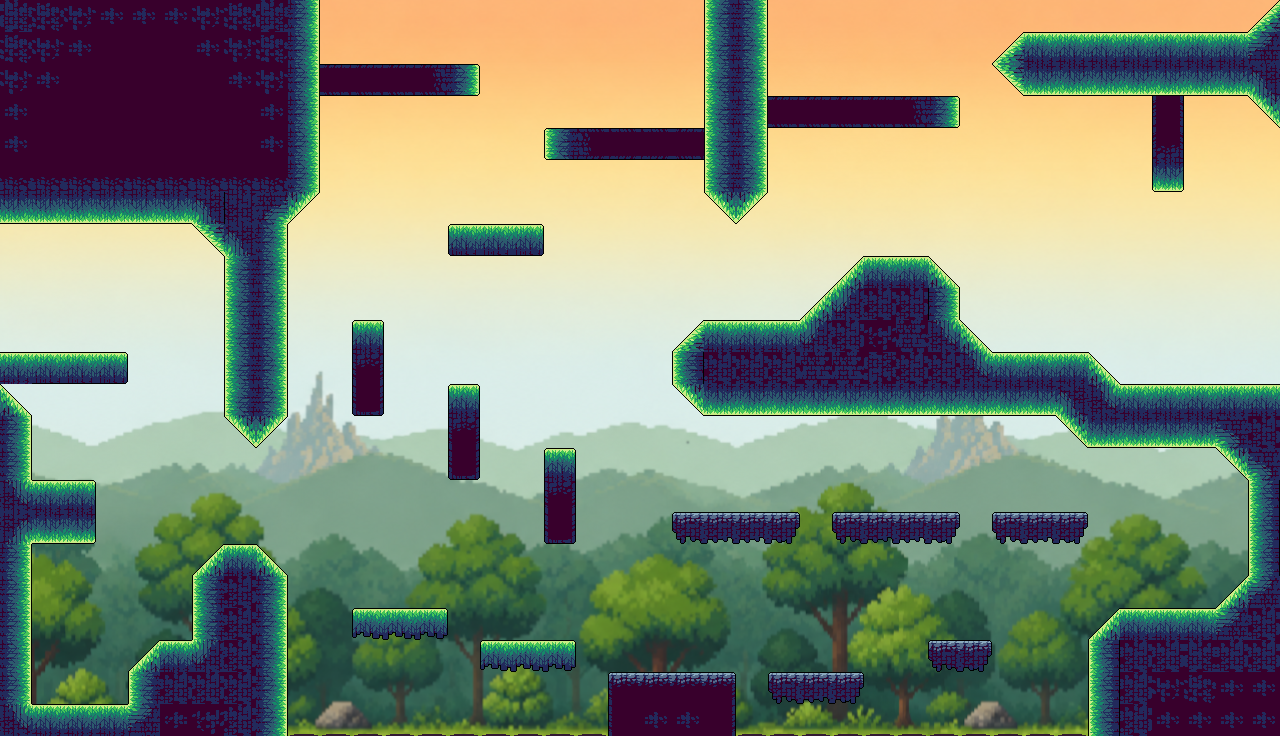

The image is a tile-based game level rendered from a .tmx file. Its description and source (layers, tilesets, objects; grid data summarised) follow:
An orthogonal 40x23 tile map with 32x32 px tiles, 1 tile layer (Capa de patrones 1), 3 tilesets, 1 image layer and 72 objects (70x Platform).

<map version="1.10" tiledversion="1.12.1" orientation="orthogonal" renderorder="right-down" width="40" height="23" tilewidth="32" tileheight="32" infinite="0" nextlayerid="3" nextobjectid="1">
 <tileset firstgid="1" name="Tileset_Tierra" tilewidth="32" tileheight="32" tilecount="96" columns="12">
  <image source="../Mapas/Tileset_tierra.png" width="384" height="256" />
  <tile id="0">
   <objectgroup>
    <object id="1" type="Platform" x="0" y="0" width="32" height="32" />
   </objectgroup>
  </tile>
  <tile id="1">
   <objectgroup draworder="index" id="2">
    <object id="1" type="Platform" x="0" y="0" width="32" height="32" />
   </objectgroup>
  </tile>
  <tile id="2">
   <objectgroup>
    <object id="1" type="Platform" x="0" y="0" width="32" height="32" />
   </objectgroup>
  </tile>
  <tile id="3">
   <objectgroup>
    <object id="1" type="Platform" x="0" y="0" width="32" height="32" />
   </objectgroup>
  </tile>
  <tile id="4">
   <objectgroup>
    <object id="1" type="Platform" x="0" y="0" width="32" height="32" />
   </objectgroup>
  </tile>
  <tile id="5">
   <objectgroup>
    <object id="1" type="Platform" x="0" y="0" width="32" height="32" />
   </objectgroup>
  </tile>
  <tile id="6">
   <objectgroup>
    <object id="1" type="Platform" x="0" y="0" width="32" height="32" />
   </objectgroup>
  </tile>
  <tile id="7">
   <objectgroup>
    <object id="1" type="Platform" x="0" y="0" width="32" height="32" />
   </objectgroup>
  </tile>
  <tile id="8">
   <objectgroup>
    <object id="1" type="Platform" x="0" y="0" width="32" height="32" />
   </objectgroup>
  </tile>
  <tile id="9">
   <objectgroup>
    <object id="1" type="Platform" x="0" y="0" width="32" height="32" />
   </objectgroup>
  </tile>
  <tile id="10">
   <objectgroup>
    <object id="1" type="Platform" x="0" y="0" width="32" height="32" />
   </objectgroup>
  </tile>
  <tile id="11">
   <objectgroup>
    <object id="1" type="Platform" x="0" y="0" width="32" height="32" />
   </objectgroup>
  </tile>
  <tile id="12">
   <objectgroup>
    <!-- 1 objects omitted --></objectgroup>
  </tile>
  <tile id="13">
   <objectgroup>
    <!-- 1 objects omitted --></objectgroup>
  </tile>
  <tile id="14">
   <objectgroup>
    <!-- 1 objects omitted --></objectgroup>
  </tile>
  <tile id="15">
   <objectgroup>
    <!-- 1 objects omitted --></objectgroup>
  </tile>
  <tile id="16">
   <objectgroup>
    <!-- 1 objects omitted --></objectgroup>
  </tile>
  <tile id="17">
   <objectgroup>
    <!-- 1 objects omitted --></objectgroup>
  </tile>
  <tile id="18">
   <objectgroup>
    <!-- 1 objects omitted --></objectgroup>
  </tile>
  <tile id="19">
   <objectgroup>
    <!-- 1 objects omitted --></objectgroup>
  </tile>
  <tile id="20">
   <objectgroup>
    <!-- 1 objects omitted --></objectgroup>
  </tile>
  <tile id="21">
   <objectgroup>
    <!-- 1 objects omitted --></objectgroup>
  </tile>
  <tile id="22">
   <objectgroup>
    <!-- 1 objects omitted --></objectgroup>
  </tile>
  <tile id="23">
   <objectgroup>
    <!-- 1 objects omitted --></objectgroup>
  </tile>
  <tile id="24">
   <objectgroup>
    <!-- 1 objects omitted --></objectgroup>
  </tile>
  <tile id="25">
   <objectgroup>
    <!-- 1 objects omitted --></objectgroup>
  </tile>
  <tile id="26">
   <objectgroup>
    <!-- 1 objects omitted --></objectgroup>
  </tile>
  <tile id="27">
   <objectgroup>
    <!-- 1 objects omitted --></objectgroup>
  </tile>
  <tile id="28">
   <objectgroup>
    <!-- 1 objects omitted --></objectgroup>
  </tile>
  <tile id="29">
   <objectgroup>
    <!-- 1 objects omitted --></objectgroup>
  </tile>
  <tile id="30">
   <objectgroup>
    <!-- 1 objects omitted --></objectgroup>
  </tile>
  <tile id="31">
   <objectgroup>
    <!-- 1 objects omitted --></objectgroup>
  </tile>
  <tile id="32">
   <objectgroup>
    <!-- 1 objects omitted --></objectgroup>
  </tile>
  <tile id="33">
   <objectgroup>
    <!-- 1 objects omitted --></objectgroup>
  </tile>
  <tile id="34">
   <objectgroup>
    <!-- 1 objects omitted --></objectgroup>
  </tile>
  <tile id="35">
   <objectgroup>
    <!-- 1 objects omitted --></objectgroup>
  </tile>
  <tile id="36">
   <objectgroup>
    <!-- 1 objects omitted --></objectgroup>
  </tile>
  <tile id="37">
   <objectgroup>
    <!-- 1 objects omitted --></objectgroup>
  </tile>
  <tile id="38">
   <objectgroup>
    <!-- 1 objects omitted --></objectgroup>
  </tile>
  <tile id="39">
   <objectgroup>
    <!-- 1 objects omitted --></objectgroup>
  </tile>
  <tile id="40">
   <objectgroup>
    <!-- 1 objects omitted --></objectgroup>
  </tile>
  <tile id="41">
   <objectgroup draworder="index" id="2">
    <!-- 1 objects omitted --></objectgroup>
  </tile>
  <tile id="42">
   <objectgroup draworder="index" id="2">
    <!-- 1 objects omitted --></objectgroup>
  </tile>
  <tile id="43">
   <objectgroup>
    <!-- 1 objects omitted --></objectgroup>
  </tile>
  <tile id="44">
   <objectgroup>
    <!-- 1 objects omitted --></objectgroup>
  </tile>
  <tile id="45">
   <objectgroup>
    <!-- 1 objects omitted --></objectgroup>
  </tile>
  <tile id="46">
   <objectgroup>
    <!-- 1 objects omitted --></objectgroup>
  </tile>
  <tile id="47">
   <objectgroup>
    <!-- 1 objects omitted --></objectgroup>
  </tile>
  <tile id="48">
   <objectgroup>
    <!-- 1 objects omitted --></objectgroup>
  </tile>
  <tile id="49">
   <objectgroup draworder="index" id="2">
    <!-- 1 objects omitted --></objectgroup>
  </tile>
  <tile id="50">
   <objectgroup>
    <!-- 1 objects omitted --></objectgroup>
  </tile>
  <tile id="51">
   <objectgroup>
    <!-- 1 objects omitted --></objectgroup>
  </tile>
  <tile id="52">
   <objectgroup>
    <!-- 1 objects omitted --></objectgroup>
  </tile>
  <tile id="53">
   <objectgroup>
    <!-- 1 objects omitted --></objectgroup>
  </tile>
  <tile id="54">
   <objectgroup>
    <!-- 1 objects omitted --></objectgroup>
  </tile>
  <tile id="55">
   <objectgroup>
    <!-- 1 objects omitted --></objectgroup>
  </tile>
  <tile id="56">
   <objectgroup>
    <!-- 1 objects omitted --></objectgroup>
  </tile>
  <tile id="57">
   <objectgroup>
    <!-- 1 objects omitted --></objectgroup>
  </tile>
  <tile id="58">
   <objectgroup>
    <!-- 1 objects omitted --></objectgroup>
  </tile>
  <tile id="59">
   <objectgroup>
    <!-- 1 objects omitted --></objectgroup>
  </tile>
  <tile id="60">
   <objectgroup>
    <!-- 1 objects omitted --></objectgroup>
  </tile>
  <tile id="61">
   <objectgroup>
    <!-- 1 objects omitted --></objectgroup>
  </tile>
  <tile id="62">
   <objectgroup>
    <!-- 1 objects omitted --></objectgroup>
  </tile>
  <tile id="63">
   <objectgroup>
    <!-- 1 objects omitted --></objectgroup>
  </tile>
  <tile id="64">
   <objectgroup>
    <!-- 1 objects omitted --></objectgroup>
  </tile>
  <tile id="65">
   <objectgroup>
    <!-- 1 objects omitted --></objectgroup>
  </tile>
  <tile id="66">
   <objectgroup>
    <!-- 1 objects omitted --></objectgroup>
  </tile>
  <tile id="67">
   <objectgroup>
    <!-- 1 objects omitted --></objectgroup>
  </tile>
  <tile id="68">
   <objectgroup>
    <!-- 1 objects omitted --></objectgroup>
  </tile>
  <tile id="69">
   <objectgroup>
    <!-- 1 objects omitted --></objectgroup>
  </tile>
  <tile id="70">
   <objectgroup>
    <!-- 1 objects omitted --></objectgroup>
  </tile>
  <tile id="71">
   <objectgroup draworder="index" id="2">
    <!-- 1 objects omitted --></objectgroup>
  </tile>
 </tileset>
 <tileset firstgid="97" source="Tileset_Tierra_.tsx" />
 <tileset firstgid="193" source="Tileset_Tierra_girado.tsx" />
 <imagelayer id="2" name="FondoTierraArriba">
  <image source="../Mapas/Tierra arriba.png" width="1280" height="736" />
 </imagelayer>
 <layer id="1" name="Capa de patrones 1" width="40" height="23">
  <data>[920 cells, 337 non-empty, 36 distinct tile ids]</data>
 </layer>
</map>
<!-- 60 of 72 objects omitted -->
